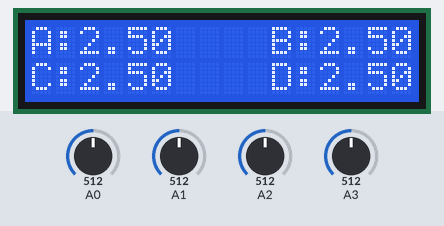
The sketch below on a simulated Arduino Uno, built with avr-gcc and run on an emulated ATmega328P. Parts: 16×2 character LCD. The test bench sets the inputs (shaded band); at power-on: A0 = 512, A1 = 512, A2 = 512, A3 = 512.

Above: at 1.2 s.
1.3 s: A0 set to 716
At 2.0 s:
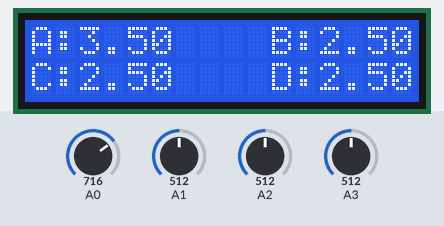
2.8 s: A1 set to 716
At 3.7 s:
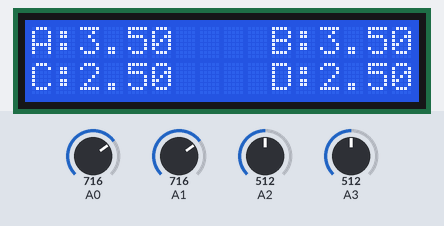
4.3 s: A2 set to 716
At 5.4 s:
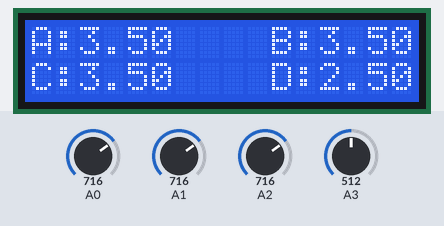
5.8 s: A3 set to 716
At 6.3 s:
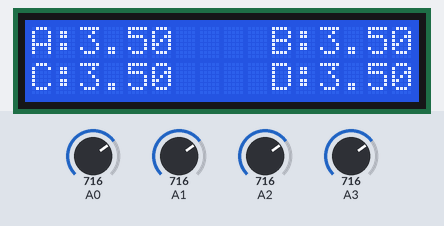
7.3 s: A0 set to 992
At 8.0 s:
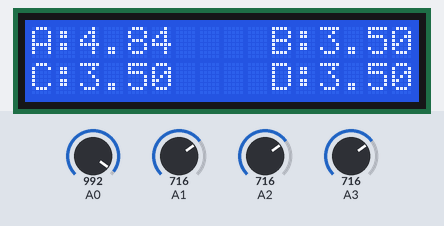
8.8 s: A1 set to 992
At 9.7 s:
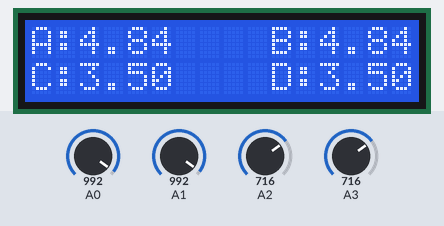
Timing chart, 0 to 11.3 s (numbered marks = the images above; inputs shaded):
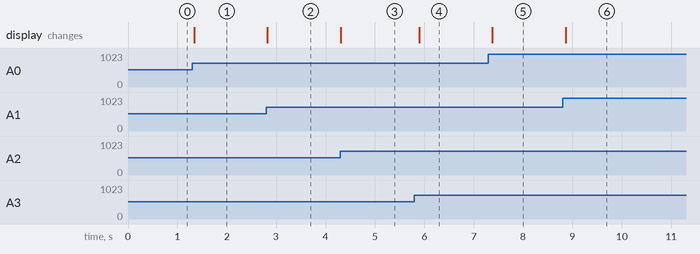

Measured:
- after the input at 1.3 s, the display: changes at once (image 1)
- after the input at 2.8 s, the display: changes at once (image 2)
- after the input at 4.3 s, the display: changes at once (image 3)
- after the input at 5.8 s, the display: changes after 0.10 s (image 4)
- after the input at 7.3 s, the display: changes after 0.08 s (image 5)
- after the input at 8.8 s, the display: changes after 0.06 s (image 6)

The sketch:

_3_LCD_4POTENTIOMETER.ino
```cpp
#include<LiquidCrystal.h>
LiquidCrystal lcd(7,6,5,4,3,2);
void setup() {
  // put your setup code here, to run once:
pinMode(A0,INPUT);
pinMode(A1,INPUT);
pinMode(A2,INPUT);
pinMode(A3,INPUT);
lcd.begin(16,2);
}

void loop() {
  // put your main code here, to run repeatedly:
float x0,x1,x2,x3,y0,y1,y2,y3;
x0=analogRead(A0);
x1=analogRead(A1);
x2=analogRead(A2);
x3=analogRead(A3);
y0=(5*x0)/1024;
y1=(5*x1)/1024;
y2=(5*x2)/1024;
y3=(5*x3)/1024;
lcd.setCursor(0,0);
lcd.print("A:");
lcd.setCursor(2,0);
lcd.print(y0);
lcd.setCursor(10,0);
lcd.print("B:");
lcd.setCursor(12,0);
lcd.print(y1);
lcd.setCursor(0,1);
lcd.print("C:");
lcd.setCursor(2,1);
lcd.print(y2);
lcd.setCursor(10,1);
lcd.print("D:");
lcd.setCursor(12,1);
lcd.print(y3);
delay(100);
}
```
